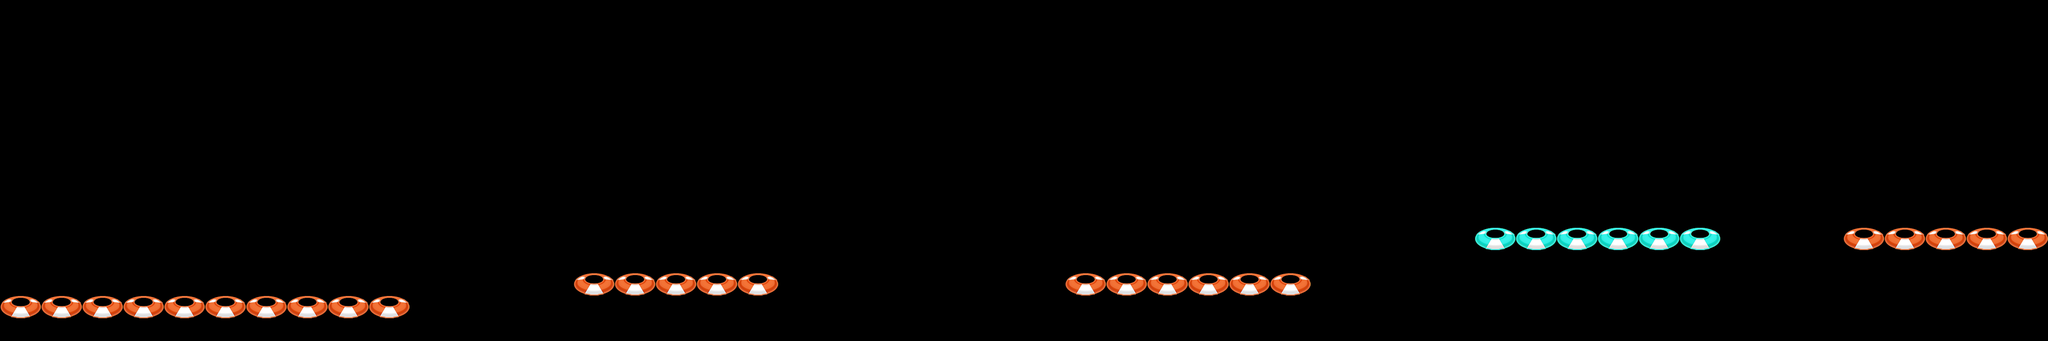

A level layout from a 2D game, rendered from its tile map. Below: a short description, then the map file with tile-grid data replaced by summaries:
An orthogonal 50x15 tile map with 90x50 px tiles, 3 tile layers (red, blue, green) and 4 objects.

<map version="1.0" orientation="orthogonal" width="50" height="15" tilewidth="90" tileheight="50">
 <tileset firstgid="1" name="road" tilewidth="90" tileheight="50">
  <image source="road.png" width="270" height="50" />
 </tileset>
 <layer name="red" width="50" height="15">
  <data>[750 cells, 26 non-empty, 1 distinct tile ids]</data>
 </layer>
 <layer name="blue" width="50" height="15">
  <data>[750 cells, 6 non-empty, 1 distinct tile ids]</data>
 </layer>
 <layer name="green" width="50" height="15">
  <data>[750 cells, 0 non-empty, 0 distinct tile ids]</data>
 </layer>
 <objectgroup name="spikes" width="50" height="15">
  <object x="1072" y="600" width="8" />
  <object x="1936" y="604" />
  <object x="2164" y="604" />
  <object x="3060" y="544" />
 </objectgroup>
 <objectgroup name="crystals" width="50" height="15" />
</map>